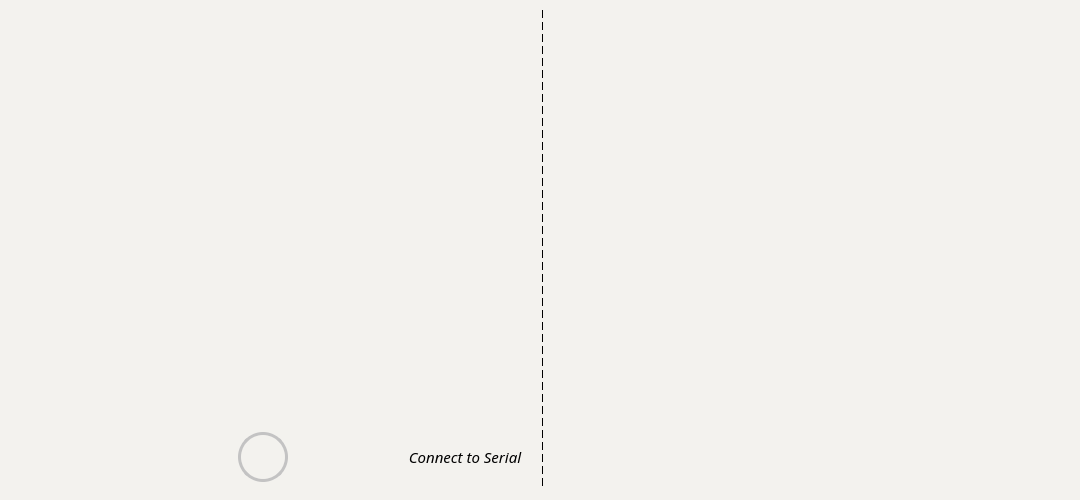
<?xml version="1.0" encoding="UTF-8"?>
<ui version="4.0">
 <class>MainWindow</class>
 <widget class="QMainWindow" name="MainWindow">
  <property name="geometry">
   <rect>
    <x>0</x>
    <y>0</y>
    <width>1080</width>
    <height>500</height>
   </rect>
  </property>
  <property name="minimumSize">
   <size>
    <width>1080</width>
    <height>500</height>
   </size>
  </property>
  <property name="maximumSize">
   <size>
    <width>1080</width>
    <height>500</height>
   </size>
  </property>
  <property name="font">
   <font>
    <family>MS Serif</family>
   </font>
  </property>
  <property name="windowTitle">
   <string>MainWindow</string>
  </property>
  <property name="styleSheet">
   <string notr="true">background-color: rgb(243, 242, 238);
border: 0px;</string>
  </property>
  <widget class="QWidget" name="centralwidget">
   <property name="maximumSize">
    <size>
     <width>16777215</width>
     <height>16777215</height>
    </size>
   </property>
   <property name="styleSheet">
    <string notr="true">border: 0px;</string>
   </property>
   <layout class="QHBoxLayout" name="horizontalLayout">
    <item>
     <widget class="QScrollArea" name="scrollArea">
      <property name="minimumSize">
       <size>
        <width>500</width>
        <height>242</height>
       </size>
      </property>
      <property name="maximumSize">
       <size>
        <width>768</width>
        <height>16777215</height>
       </size>
      </property>
      <property name="contextMenuPolicy">
       <enum>Qt::DefaultContextMenu</enum>
      </property>
      <property name="styleSheet">
       <string notr="true">border: 0px;</string>
      </property>
      <property name="widgetResizable">
       <bool>true</bool>
      </property>
      <widget class="QWidget" name="scrollAreaWidgetContents_2">
       <property name="geometry">
        <rect>
         <x>0</x>
         <y>0</y>
         <width>519</width>
         <height>482</height>
        </rect>
       </property>
       <property name="cursor">
        <cursorShape>ArrowCursor</cursorShape>
       </property>
       <property name="styleSheet">
        <string notr="true">border: 0px;</string>
       </property>
       <layout class="QVBoxLayout" name="verticalLayout">
        <item>
         <layout class="QVBoxLayout" name="PasswordItemLayout">
          <property name="spacing">
           <number>0</number>
          </property>
         </layout>
        </item>
        <item>
         <spacer name="verticalSpacer">
          <property name="orientation">
           <enum>Qt::Vertical</enum>
          </property>
          <property name="sizeHint" stdset="0">
           <size>
            <width>20</width>
            <height>40</height>
           </size>
          </property>
         </spacer>
        </item>
        <item>
         <layout class="QHBoxLayout" name="horizontalLayout_2">
          <property name="sizeConstraint">
           <enum>QLayout::SetDefaultConstraint</enum>
          </property>
          <item>
           <spacer name="horizontalSpacer">
            <property name="orientation">
             <enum>Qt::Horizontal</enum>
            </property>
            <property name="sizeType">
             <enum>QSizePolicy::Fixed</enum>
            </property>
            <property name="sizeHint" stdset="0">
             <size>
              <width>220</width>
              <height>20</height>
             </size>
            </property>
           </spacer>
          </item>
          <item>
           <widget class="QPushButton" name="AddNewPasswordBtn">
            <property name="minimumSize">
             <size>
              <width>50</width>
              <height>50</height>
             </size>
            </property>
            <property name="maximumSize">
             <size>
              <width>50</width>
              <height>50</height>
             </size>
            </property>
            <property name="styleSheet">
             <string notr="true">background-image: url(&quot;:/pics/lus.png&quot;);
background-color: rgb(243,242,238);
background-repeat: no-repeat; 
background-position: center; 
border: 3px solid rgb(195, 195, 195);
border-radius: 25;
padding: 10px; 
font-size: 16px; 
color: rgb(195, 195, 195); 
</string>
            </property>
            <property name="text">
             <string/>
            </property>
           </widget>
          </item>
          <item>
           <spacer name="horizontalSpacer_2">
            <property name="orientation">
             <enum>Qt::Horizontal</enum>
            </property>
            <property name="sizeHint" stdset="0">
             <size>
              <width>40</width>
              <height>20</height>
             </size>
            </property>
           </spacer>
          </item>
          <item>
           <widget class="QPushButton" name="connectBtn">
            <property name="font">
             <font>
              <family>Corbel Light</family>
              <pointsize>11</pointsize>
              <italic>true</italic>
             </font>
            </property>
            <property name="text">
             <string>Connect to Serial</string>
            </property>
           </widget>
          </item>
         </layout>
        </item>
       </layout>
      </widget>
     </widget>
    </item>
    <item>
     <spacer name="horizontalSpacer_3">
      <property name="orientation">
       <enum>Qt::Horizontal</enum>
      </property>
      <property name="sizeType">
       <enum>QSizePolicy::Fixed</enum>
      </property>
      <property name="sizeHint" stdset="0">
       <size>
        <width>5</width>
        <height>20</height>
       </size>
      </property>
     </spacer>
    </item>
    <item>
     <widget class="Line" name="line">
      <property name="minimumSize">
       <size>
        <width>1</width>
        <height>1</height>
       </size>
      </property>
      <property name="maximumSize">
       <size>
        <width>1</width>
        <height>16777215</height>
       </size>
      </property>
      <property name="styleSheet">
       <string notr="true">border-left: 2px dashed black; </string>
      </property>
      <property name="orientation">
       <enum>Qt::Vertical</enum>
      </property>
     </widget>
    </item>
    <item>
     <widget class="QWidget" name="widget" native="true">
      <property name="sizePolicy">
       <sizepolicy hsizetype="Expanding" vsizetype="Preferred">
        <horstretch>0</horstretch>
        <verstretch>0</verstretch>
       </sizepolicy>
      </property>
      <property name="minimumSize">
       <size>
        <width>500</width>
        <height>0</height>
       </size>
      </property>
      <property name="styleSheet">
       <string notr="true">border: 0px;</string>
      </property>
      <layout class="QVBoxLayout" name="verticalLayout_2">
       <item>
        <widget class="PasswordDisplayItem" name="topPwDisplayItem" native="true"/>
       </item>
       <item>
        <widget class="PasswordDisplayItem" name="midPwDisplayItem" native="true"/>
       </item>
       <item>
        <widget class="PasswordDisplayItem" name="bottomPwDisplayItem" native="true"/>
       </item>
       <item>
        <widget class="QPlainTextEdit" name="basePlainText">
         <property name="font">
          <font>
           <family>Corbel Light</family>
           <pointsize>20</pointsize>
           <italic>true</italic>
          </font>
         </property>
         <property name="readOnly">
          <bool>true</bool>
         </property>
        </widget>
       </item>
      </layout>
     </widget>
    </item>
   </layout>
  </widget>
 </widget>
 <customwidgets>
  <customwidget>
   <class>PasswordDisplayItem</class>
   <extends>QWidget</extends>
   <header location="global">PasswordDisplayItem.h</header>
   <container>1</container>
  </customwidget>
 </customwidgets>
 <resources/>
 <connections/>
</ui>
